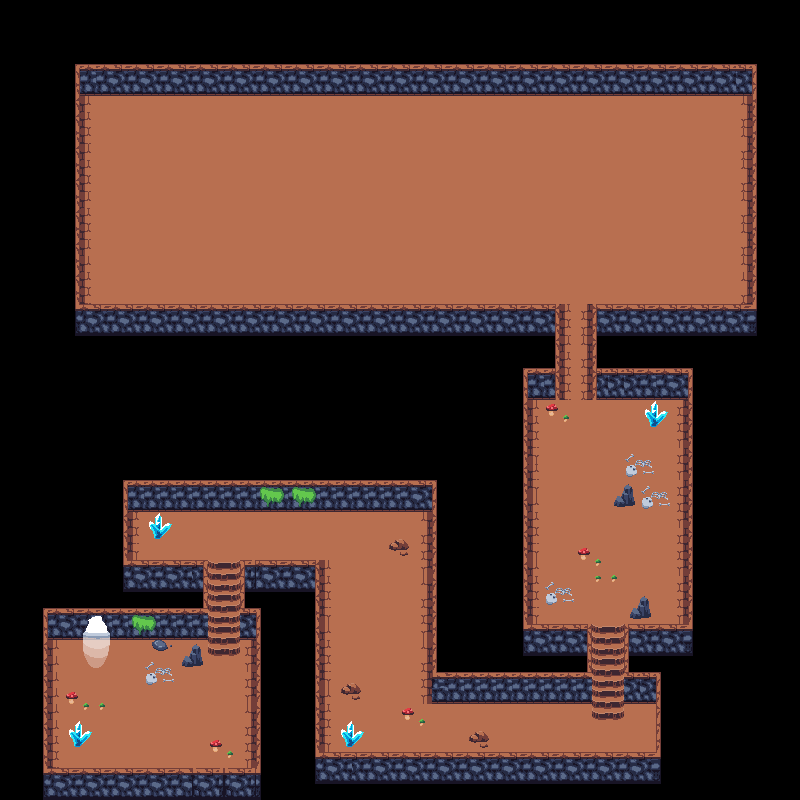

A 2D game scene composited from a Tiled map and its tileset images. What follows is a short description and the map's XML, with each tile layer's data collapsed to a summary:
An orthogonal 50x50 tile map with 16x16 px tiles, 4 tile layers (Sol, Murs, Jointures, Décorations), 2 tilesets and 45 objects (39x collision, spawn_dungeon, exit_dungeon, boss_path1, boss_path2, ...).

<map version="1.9" tiledversion="1.9.0" orientation="orthogonal" renderorder="right-down" width="50" height="50" tilewidth="16" tileheight="16" infinite="0" nextlayerid="7" nextobjectid="75">
 <tileset firstgid="1" name="dungeon" tilewidth="16" tileheight="16" tilecount="48" columns="6">
  <image source="assets_dungeon.png" trans="ffffff" width="96" height="128" />
 </tileset>
 <tileset firstgid="49" name="dugeon2" tilewidth="16" tileheight="16" tilecount="256" columns="16">
  <image source="tileset_dungeon.png" trans="000000" width="256" height="256" />
 </tileset>
 <layer id="1" name="Sol" width="50" height="50">
  <data>[2500 cells, 2088 non-empty, 27 distinct tile ids]</data>
 </layer>
 <layer id="2" name="Murs" width="50" height="50">
  <data>[2500 cells, 643 non-empty, 46 distinct tile ids]</data>
 </layer>
 <layer id="3" name="Jointures" width="50" height="50">
  <data>[2500 cells, 36 non-empty, 8 distinct tile ids]</data>
 </layer>
 <layer id="4" name="Décorations" width="50" height="50">
  <data>[2500 cells, 108 non-empty, 38 distinct tile ids]</data>
 </layer>
 <objectgroup id="5" name="objets">
  <object id="1" name="collision" class="collision" x="151" y="518" width="14" height="21" />
  <object id="2" name="collision" class="collision" x="72" y="725" width="16" height="22" />
  <object id="3" name="collision" class="collision" x="186" y="648" width="15" height="19" />
  <object id="4" name="collision" class="collision" x="342" y="724" width="20" height="21" />
  <object id="5" name="collision" class="collision" x="390" y="536" width="17" height="20" />
  <object id="6" name="collision" class="collision" x="342" y="685" width="23" height="17" />
  <object id="7" name="collision" class="collision" x="469" y="730" width="20" height="17" />
  <object id="8" name="collision" class="collision" x="632" y="597" width="18" height="22" />
  <object id="9" name="collision" class="collision" x="615" y="489" width="19" height="17" />
  <object id="10" name="collision" class="collision" x="645" y="400" width="19" height="28" />
  <object id="11" name="collision" class="collision" x="125" y="481" width="310" height="29" />
  <object id="12" name="collision" class="collision" x="121" y="511" width="7" height="81" />
  <object id="13" name="collision" class="collision" x="120" y="561" width="86" height="33" />
  <object id="14" name="collision" class="collision" x="243" y="559" width="79" height="48" />
  <object id="15" name="collision" class="collision" x="112" y="591" width="91" height="47" />
  <object id="16" name="collision" class="collision" x="42" y="592" width="67" height="16" />
  <object id="17" name="collision" class="collision" x="45" y="611" width="31" height="27" />
  <object id="18" name="collision" class="collision" x="33" y="640" width="16" height="159" />
  <object id="21" name="collision" class="collision" x="39" y="769" width="223" height="31" />
  <object id="22" name="collision" class="collision" x="242" y="606" width="21" height="32" />
  <object id="23" name="collision" class="collision" x="256" y="632" width="9" height="150" />
  <object id="24" name="collision" class="collision" x="318" y="560" width="6" height="222" />
  <object id="25" name="collision" class="collision" x="312" y="753" width="351" height="30" />
  <object id="26" name="collision" class="collision" x="656" y="669" width="12" height="93" />
  <object id="27" name="collision" class="collision" x="629" y="624" width="27" height="73" />
  <object id="28" name="collision" class="collision" x="523" y="626" width="66" height="75" />
  <object id="29" name="collision" class="collision" x="426" y="672" width="93" height="28" />
  <object id="30" name="collision" class="collision" x="427" y="508" width="9" height="163" />
  <object id="31" name="collision" class="collision" x="520" y="368" width="10" height="259" />
  <object id="32" name="collision" class="collision" x="531" y="305" width="26" height="94" />
  <object id="33" name="collision" class="collision" x="591" y="367" width="104" height="31" />
  <object id="34" name="collision" class="collision" x="682" y="363" width="15" height="296" />
  <object id="35" name="collision" class="collision" x="632" y="622" width="64" height="34" />
  <object id="36" name="collision" class="collision" x="589" y="303" width="12" height="76" />
  <object id="37" name="collision" class="collision" x="592" y="302" width="164" height="33" />
  <object id="38" name="collision" class="collision" x="76" y="304" width="457" height="31" />
  <object id="39" name="collision" class="collision" x="69" y="65" width="18" height="268" />
  <object id="40" name="collision" class="collision" x="61" y="64" width="699" height="32" />
  <object id="41" name="collision" class="collision" x="743" y="62" width="14" height="261" />
  <object id="42" name="spawn_dungeon" x="81" y="644">
   <point />
  </object>
  <object id="45" name="exit_dungeon" x="76" y="610" width="33" height="28" />
 </objectgroup>
 <objectgroup id="6" name="NPC paths">
  <object id="71" name="boss_path1" x="111.333" y="112" width="16" height="16" />
  <object id="72" name="boss_path2" x="110.667" y="271.333" width="17.3333" height="16.6667" />
  <object id="73" name="boss_path3" x="240" y="272" width="16" height="15.3333" />
  <object id="74" name="boss_path4" x="239.333" y="112" width="17.3333" height="16" />
 </objectgroup>
</map>
